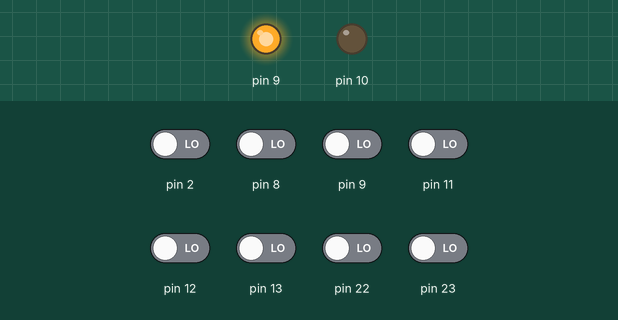
Recording of a sketch running on a simulated Arduino Uno, built with avr-gcc and run on an emulated ATmega328P. On the bench: output pins drawn as LEDs (lit = HIGH). Inputs (shaded band) come from the test bench; at power-on: pin 2, pin 8, pin 9, pin 11–13, pin 22, pin 23 LOW. The local clock reads 2024-03-15 10:24:30 at power-on unless the sketch sets it; storage starts empty; what the sketch prints to the serial monitor is not drawn.

Above: at 0.1 s.
At 3.1 s:
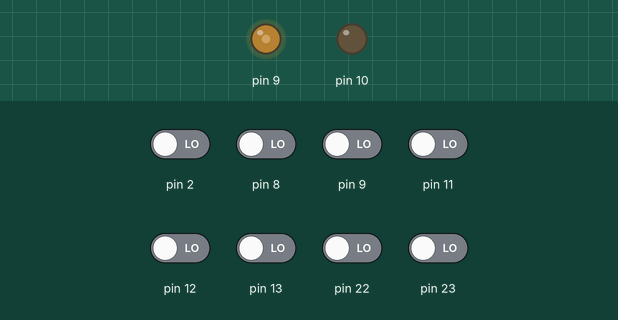
At 5.2 s:
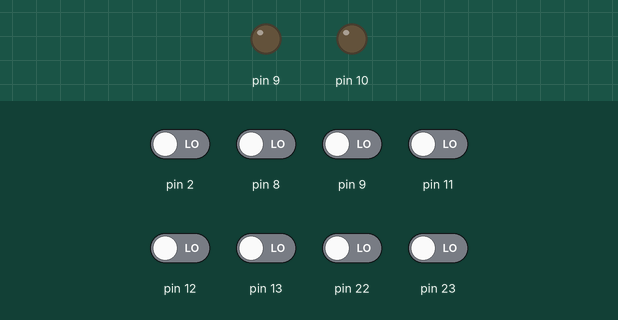
Timing chart, 0 to 6.7 s (numbered marks = the images above):
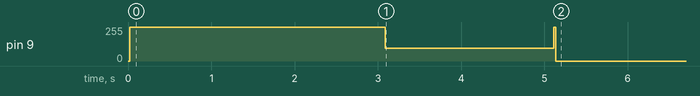

Measured:
- by itself, pin 9: 255/255 → 96/255 at 3.1 s, → 0/255 2.0 s later

The sketch:

amDecagonDlogger.ino
```cpp
#include "amDecagonDlogger.h"
#define Reset_AVR() wdt_enable(WDTO_30MS); while(1) {}
RTC_DS1307 rtc;
uint8_t d;

void checkHour(){
   if(d!=rtc.now().day()){
    Serial.println("resetando..");
    Reset_AVR();
    }
  }
void initSensor() {
  SDISerial connection(9, 1);
  connection.begin();
  Serial.println("Iniciando Sistema"); // startup string echo'd to our uart
  delay(3000);
}
void getSensorData() {
  checkHour();
  SDISerial connection(9, 1);
  char output_buffer[255], nomearquivo[20], dados[1][20];
  connection.begin();
  DateTime d = rtc.now();
  connection.sdi_query("?M!!", 1000);
  connection.wait_for_response(1000);
  char* resposta = connection.sdi_query("?D0!", 1000);
  strcpy(dados[0], resposta);
  Serial.print("Sensor 0:");
  Serial.println(resposta);
  sprintf(nomearquivo, "%02d%02d%02d.CSV", d.day(), d.month(), d.hour());
  File arquivo = SD.open(nomearquivo, FILE_WRITE);
  if (!arquivo) {
    Serial.print("Problema no Arquivo");
    Serial.println(nomearquivo);
    Reset_AVR()
  }
  else {
    for (uint8_t x = 0; x < 1; x++) {
      for (uint8_t y = 0; y < 20; y++) {
        if (dados[x][y] == '+') dados[x][y] = ';';
        if (dados[x][y] == '-') dados[x][y] = ';';
        if (dados[x][y] == '.') dados[x][y] = ',';
        if (dados[x][y] == '\r') dados[x][y] = dados[x][y + 1];
      }
    }
    sprintf(output_buffer,"%02d/%02d/%i;%02d:%02d:%02d;%s;\r\n",d.day(),d.month(),d.year(),d.hour(),d.minute(),d.second(),dados[0]);
    Serial.println("dados cartão!");
    Serial.println(output_buffer);
    arquivo.print(output_buffer);
    arquivo.close();
  }
}
void setup() {

  Serial.begin(115200); // start our uart
  #ifdef AVR
  Wire.begin();
  #else
  Wire1.begin(); // Shield I2C pins connect to alt I2C bus on Arduino Due
  #endif
  rtc.begin();
  if (! rtc.isrunning()) {
    Serial.println("RTC is NOT running!");
    rtc.adjust(DateTime(__DATE__, __TIME__));
  }
  d=rtc.now().day();
  Serial.print("Testando Cartao...");
  pinMode(10, OUTPUT);
  if (!SD.begin(10)) {
    Serial.println("Falha no Cartao..");
    return;
  }
  initSensor();


}
void loop() {
 getSensorData();
 delay(300000);
}
```

amDecagonDlogger.h
```cpp
//
// Created by klock on 24/09/16.
//

#ifndef AMDECAGONDLOGGER_AMDECAGONDLOGGER_H
#define AMDECAGONDLOGGER_AMDECAGONDLOGGER_H
#include "Arduino.h"
#include "SDISerial.h"
#include "SD.h"
#include "SPI.h"
#include "Wire.h"
#include "RTClib.h"
#include  "avr/wdt.h"

void saveOnSd(char output_buffer[], char nomearquivo[], char dados[1][20]);
void getSensorData();
void initSensor();
void checkHour();
#endif //AMDECAGONDLOGGER_AMDECAGONDLOGGER_H
```
